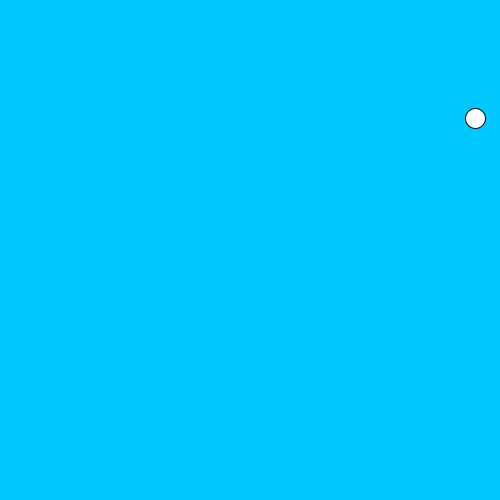
Frame 1 (no input)
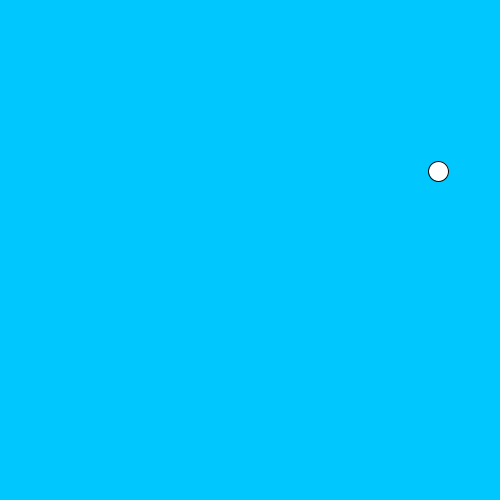
Frame 60 (the mouse pressed at the canvas centre just before this capture)
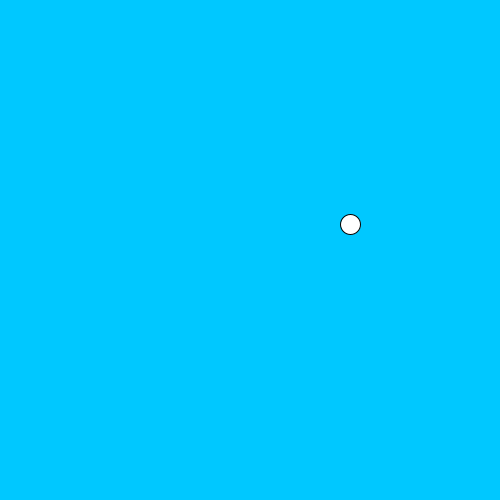
Frame 120 (the mouse held since frame 60 and released just before this capture)

The Processing sketch that drew these frames (run headless with seeded random() and noise(); from frame 60 on, the mouse is pressed at the canvas centre):

// Processing sketch: bouncing_ball
// ── bouncing_ball.pde
//declare (and initialize) variables
float x, y;
float xspeed = random(.5, 2);
float yspeed = random(.5, 2);

void setup() {
  size(500, 500); 
  x = random(width);
  y = random(height);
}

void draw() {
  background(0, 200, 255);
  ellipse(x, y, 20, 20);
  x += xspeed;
  y += yspeed;
  if (x > width) {
    xspeed *= -1;
  }

  if (x < 0) {
    xspeed *= -1;
  }
  if (y > height) {
    yspeed *= -1;
  }
  if (y < 0) {
    yspeed *= -1;
  }
}
